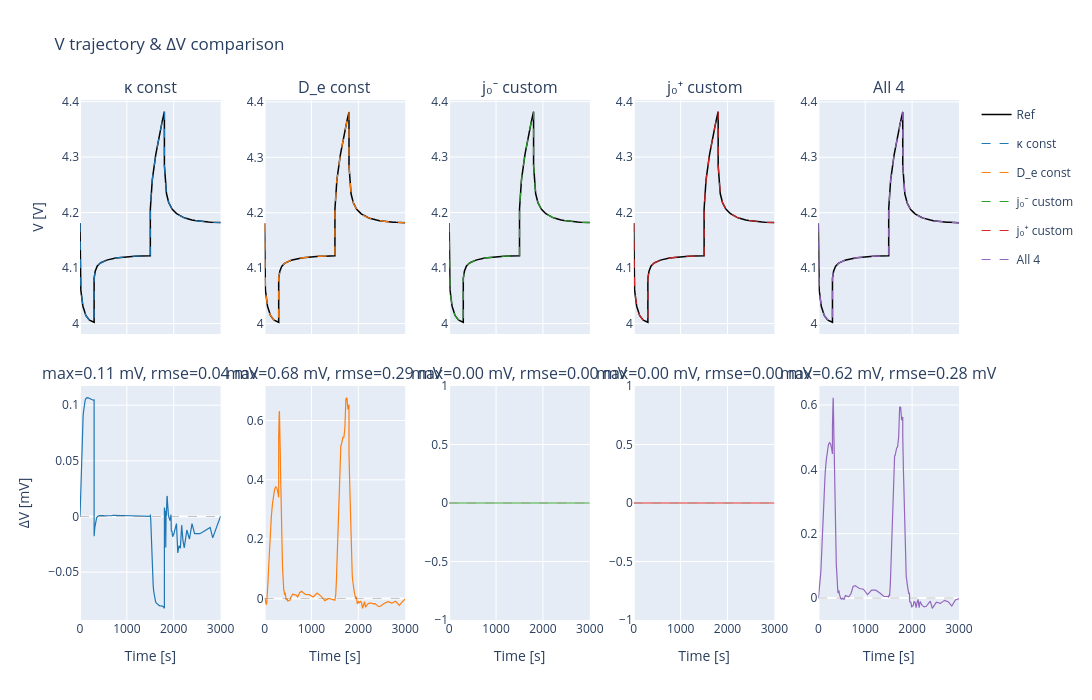

Notebook cell for this chart:
### Code cell
# ══════════════════════════════════════════════════════════════
# STEP 0 — Reference simulation (Chen2020 default, 변경 없음)
# ══════════════════════════════════════════════════════════════
t_eval = np.linspace(0, 3001, 3002)

experiment = make_experiment(profile_id=4, soc=0.5)

p_ref = pybamm.ParameterValues("Chen2020")
model_ref = pybamm.lithium_ion.DFN()
sim_ref = pybamm.Simulation(model_ref, experiment=experiment,
                             parameter_values=p_ref,
                             solver=pybamm.IDAKLUSolver())
sol_ref = sim_ref.solve(t_eval=t_eval)

t_ref = sol_ref["Time [s]"].entries
V_ref = sol_ref["Voltage [V]"].entries

print(f"Reference: {len(t_ref)} time points, V range [{V_ref.min():.4f}, {V_ref.max():.4f}] V")


# ══════════════════════════════════════════════════════════════
# STEP 1 — Nominal values from utils
# ══════════════════════════════════════════════════════════════
kappa_nominal, De_nominal, m_ref_neg_nominal, m_ref_pos_nominal = get_nominals()

print(f"κ nominal:      {kappa_nominal:.4e} S/m")
print(f"D_e nominal:    {De_nominal:.4e} m²/s")
print(f"m_ref^- nominal: {m_ref_neg_nominal:.4e}")
print(f"m_ref^+ nominal: {m_ref_pos_nominal:.4e}")


# ══════════════════════════════════════════════════════════════
# STEP 2 — Variant 검증
# ══════════════════════════════════════════════════════════════
variants = [
    ("κ const",        [apply_kappa],              None),
    ("D_e const",      [apply_De],                 None),
    ("j₀⁻ custom",     [apply_j0n],
     {"Negative electrode exchange-current density [A.m-2]": m_ref_neg_nominal}),
    ("j₀⁺ custom",     [apply_j0p],
     {"Positive electrode exchange-current density [A.m-2]": m_ref_pos_nominal}),
    ("All 4",          [apply_kappa, apply_De, apply_j0n, apply_j0p],
     get_base_inputs()),
]


results = {}

for label, modifiers, inputs in variants:
    p = pybamm.ParameterValues("Chen2020")
    for mod in modifiers:
        mod(p)
    
    try:
        model = pybamm.lithium_ion.DFN()
        sim = pybamm.Simulation(model, experiment=experiment,
                                 parameter_values=p,
                                 solver=pybamm.IDAKLUSolver())
        sol = sim.solve(t_eval=t_eval) if inputs is None else \
              sim.solve(inputs=inputs, t_eval=t_eval)
        
        V = sol["Voltage [V]"].entries
        t = sol["Time [s]"].entries
        
        V_ref_at_t = interp1d(t_ref, V_ref, kind='linear',
                              fill_value='extrapolate', bounds_error=False)(t)
        dV = V - V_ref_at_t
        
        results[label] = {
            "t": t, "V": V, "dV": dV,
            "dV_max": np.max(np.abs(dV))*1000,
            "dV_rmse": np.sqrt(np.mean(dV**2))*1000,
        }
        print(f"[{label:18s}]  ΔV_max = {results[label]['dV_max']:7.3f} mV   "
              f"ΔV_RMSE = {results[label]['dV_rmse']:7.3f} mV")
    except Exception as e:
        results[label] = None
        print(f"[{label:18s}]  FAILED — {str(e)[:80]}")


# ══════════════════════════════════════════════════════════════
# 시각화 — Plotly interactive
# ══════════════════════════════════════════════════════════════
n_var = len(variants)
colors = ['#1f77b4', '#ff7f0e', '#2ca02c', '#d62728', '#9467bd']

fig = make_subplots(
    rows=2, cols=n_var,
    shared_xaxes=True,
    vertical_spacing=0.10,
    horizontal_spacing=0.05,
    subplot_titles=[v[0] for v in variants] + 
                   [f"ΔV: {v[0]}" for v in variants],
)

for i, (label, _, _) in enumerate(variants):
    res = results.get(label)
    col = i + 1
    
    if res is None:
        fig.add_annotation(text="FAILED", row=1, col=col, showarrow=False)
        continue
    
    fig.add_trace(
        go.Scatter(x=t_ref, y=V_ref, mode='lines', name='Ref',
                   line=dict(color='black', width=1.5),
                   showlegend=(i == 0), legendgroup='ref'),
        row=1, col=col,
    )
    fig.add_trace(
        go.Scatter(x=res["t"], y=res["V"], mode='lines', name=label,
                   line=dict(color=colors[i], width=1.2, dash='dash'),
                   showlegend=True),
        row=1, col=col,
    )
    
    fig.add_trace(
        go.Scatter(x=res["t"], y=res["dV"]*1000, mode='lines',
                   line=dict(color=colors[i], width=1.2),
                   showlegend=False,
                   hovertemplate='t=%{x:.1f}s<br>ΔV=%{y:.3f} mV<extra></extra>'),
        row=2, col=col,
    )
    fig.add_hline(y=0, line=dict(color='gray', dash='dash', width=0.5),
                  row=2, col=col)
    
    fig.layout.annotations[n_var + i].update(
        text=f"max={res['dV_max']:.2f} mV, rmse={res['dV_rmse']:.2f} mV"
    )

for col in range(1, n_var + 1):
    fig.update_xaxes(title_text="Time [s]", row=2, col=col)
fig.update_yaxes(title_text="V [V]", row=1, col=1)
fig.update_yaxes(title_text="ΔV [mV]", row=2, col=1)

fig.update_layout(
    height=700, width=300*n_var,
    hovermode='x unified',
    title_text="V trajectory & ΔV comparison",
)

fig.show()

### Figure 1 — Plotly figure (JSON) as saved in the notebook; plotly's stock layout.template omitted (floating-point values rounded to 4 significant figures; data arrays with more than 128 entries replaced by an {"elided": "..."} marker saying what was removed)
{"data": [{"legendgroup": "ref", "line": {"color": "black", "width": 1.5}, "mode": "lines", "name": "Ref", "showlegend": true, "type": "scatter", "x": {"elided": "248 float values"}, "xaxis": "x", "y": {"elided": "248 float values"}, "yaxis": "y"}, {"line": {"color": "#1f77b4", "dash": "dash", "width": 1.2}, "mode": "lines", "name": "κ const", "showlegend": true, "type": "scatter", "x": {"elided": "243 float values"}, "xaxis": "x", "y": {"elided": "243 float values"}, "yaxis": "y"}, {"hovertemplate": "t=%{x:.1f}s<br>ΔV=%{y:.3f} mV<extra></extra>", "line": {"color": "#1f77b4", "width": 1.2}, "mode": "lines", "showlegend": false, "type": "scatter", "x": {"elided": "243 float values"}, "xaxis": "x6", "y": {"elided": "243 float values"}, "yaxis": "y6"}, {"legendgroup": "ref", "line": {"color": "black", "width": 1.5}, "mode": "lines", "name": "Ref", "showlegend": false, "type": "scatter", "x": {"elided": "248 float values"}, "xaxis": "x2", "y": {"elided": "248 float values"}, "yaxis": "y2"}, {"line": {"color": "#ff7f0e", "dash": "dash", "width": 1.2}, "mode": "lines", "name": "D_e const", "showlegend": true, "type": "scatter", "x": {"elided": "253 float values"}, "xaxis": "x2", "y": {"elided": "253 float values"}, "yaxis": "y2"}, {"hovertemplate": "t=%{x:.1f}s<br>ΔV=%{y:.3f} mV<extra></extra>", "line": {"color": "#ff7f0e", "width": 1.2}, "mode": "lines", "showlegend": false, "type": "scatter", "x": {"elided": "253 float values"}, "xaxis": "x7", "y": {"elided": "253 float values"}, "yaxis": "y7"}, {"legendgroup": "ref", "line": {"color": "black", "width": 1.5}, "mode": "lines", "name": "Ref", "showlegend": false, "type": "scatter", "x": {"elided": "248 float values"}, "xaxis": "x3", "y": {"elided": "248 float values"}, "yaxis": "y3"}, {"line": {"color": "#2ca02c", "dash": "dash", "width": 1.2}, "mode": "lines", "name": "j₀⁻ custom", "showlegend": true, "type": "scatter", "x": {"elided": "248 float values"}, "xaxis": "x3", "y": {"elided": "248 float values"}, "yaxis": "y3"}, {"hovertemplate": "t=%{x:.1f}s<br>ΔV=%{y:.3f} mV<extra></extra>", "line": {"color": "#2ca02c", "width": 1.2}, "mode": "lines", "showlegend": false, "type": "scatter", "x": {"elided": "248 float values"}, "xaxis": "x8", "y": {"elided": "248 float values"}, "yaxis": "y8"}, {"legendgroup": "ref", "line": {"color": "black", "width": 1.5}, "mode": "lines", "name": "Ref", "showlegend": false, "type": "scatter", "x": {"elided": "248 float values"}, "xaxis": "x4", "y": {"elided": "248 float values"}, "yaxis": "y4"}, {"line": {"color": "#d62728", "dash": "dash", "width": 1.2}, "mode": "lines", "name": "j₀⁺ custom", "showlegend": true, "type": "scatter", "x": {"elided": "248 float values"}, "xaxis": "x4", "y": {"elided": "248 float values"}, "yaxis": "y4"}, {"hovertemplate": "t=%{x:.1f}s<br>ΔV=%{y:.3f} mV<extra></extra>", "line": {"color": "#d62728", "width": 1.2}, "mode": "lines", "showlegend": false, "type": "scatter", "x": {"elided": "248 float values"}, "xaxis": "x9", "y": {"elided": "248 float values"}, "yaxis": "y9"}, {"legendgroup": "ref", "line": {"color": "black", "width": 1.5}, "mode": "lines", "name": "Ref", "showlegend": false, "type": "scatter", "x": {"elided": "248 float values"}, "xaxis": "x5", "y": {"elided": "248 float values"}, "yaxis": "y5"}, {"line": {"color": "#9467bd", "dash": "dash", "width": 1.2}, "mode": "lines", "name": "All 4", "showlegend": true, "type": "scatter", "x": {"elided": "258 float values"}, "xaxis": "x5", "y": {"elided": "258 float values"}, "yaxis": "y5"}, {"hovertemplate": "t=%{x:.1f}s<br>ΔV=%{y:.3f} mV<extra></extra>", "line": {"color": "#9467bd", "width": 1.2}, "mode": "lines", "showlegend": false, "type": "scatter", "x": {"elided": "258 float values"}, "xaxis": "x10", "y": {"elided": "258 float values"}, "yaxis": "y10"}], "layout": {"annotations": [{"font": {"size": 16}, "showarrow": false, "text": "κ const", "x": 0.08, "xanchor": "center", "xref": "paper", "y": 1, "yanchor": "bottom", "yref": "paper"}, {"font": {"size": 16}, "showarrow": false, "text": "D_e const", "x": 0.29, "xanchor": "center", "xref": "paper", "y": 1, "yanchor": "bottom", "yref": "paper"}, {"font": {"size": 16}, "showarrow": false, "text": "j₀⁻ custom", "x": 0.5, "xanchor": "center", "xref": "paper", "y": 1, "yanchor": "bottom", "yref": "paper"}, {"font": {"size": 16}, "showarrow": false, "text": "j₀⁺ custom", "x": 0.71, "xanchor": "center", "xref": "paper", "y": 1, "yanchor": "bottom", "yref": "paper"}, {"font": {"size": 16}, "showarrow": false, "text": "All 4", "x": 0.92, "xanchor": "center", "xref": "paper", "y": 1, "yanchor": "bottom", "yref": "paper"}, {"font": {"size": 16}, "showarrow": false, "text": "max=0.11 mV, rmse=0.04 mV", "x": 0.08, "xanchor": "center", "xref": "paper", "y": 0.45, "yanchor": "bottom", "yref": "paper"}, {"font": {"size": 16}, "showarrow": false, "text": "max=0.68 mV, rmse=0.29 mV", "x": 0.29, "xanchor": "center", "xref": "paper", "y": 0.45, "yanchor": "bottom", "yref": "paper"}, {"font": {"size": 16}, "showarrow": false, "text": "max=0.00 mV, rmse=0.00 mV", "x": 0.5, "xanchor": "center", "xref": "paper", "y": 0.45, "yanchor": "bottom", "yref": "paper"}, {"font": {"size": 16}, "showarrow": false, "text": "max=0.00 mV, rmse=0.00 mV", "x": 0.71, "xanchor": "center", "xref": "paper", "y": 0.45, "yanchor": "bottom", "yref": "paper"}, {"font": {"size": 16}, "showarrow": false, "text": "max=0.62 mV, rmse=0.28 mV", "x": 0.92, "xanchor": "center", "xref": "paper", "y": 0.45, "yanchor": "bottom", "yref": "paper"}], "height": 700, "hovermode": "x unified", "shapes": [{"line": {"color": "gray", "dash": "dash", "width": 0.5}, "type": "line", "x0": 0, "x1": 1, "xref": "x6 domain", "y0": 0, "y1": 0, "yref": "y6"}, {"line": {"color": "gray", "dash": "dash", "width": 0.5}, "type": "line", "x0": 0, "x1": 1, "xref": "x7 domain", "y0": 0, "y1": 0, "yref": "y7"}, {"line": {"color": "gray", "dash": "dash", "width": 0.5}, "type": "line", "x0": 0, "x1": 1, "xref": "x8 domain", "y0": 0, "y1": 0, "yref": "y8"}, {"line": {"color": "gray", "dash": "dash", "width": 0.5}, "type": "line", "x0": 0, "x1": 1, "xref": "x9 domain", "y0": 0, "y1": 0, "yref": "y9"}, {"line": {"color": "gray", "dash": "dash", "width": 0.5}, "type": "line", "x0": 0, "x1": 1, "xref": "x10 domain", "y0": 0, "y1": 0, "yref": "y10"}], "title": {"text": "V trajectory & ΔV comparison"}, "width": 1500, "xaxis": {"anchor": "y", "domain": [0, 0.16], "matches": "x6", "showticklabels": false}, "xaxis10": {"anchor": "y10", "domain": [0.84, 1], "title": {"text": "Time [s]"}}, "xaxis2": {"anchor": "y2", "domain": [0.21, 0.37], "matches": "x7", "showticklabels": false}, "xaxis3": {"anchor": "y3", "domain": [0.42, 0.58], "matches": "x8", "showticklabels": false}, "xaxis4": {"anchor": "y4", "domain": [0.63, 0.79], "matches": "x9", "showticklabels": false}, "xaxis5": {"anchor": "y5", "domain": [0.84, 1], "matches": "x10", "showticklabels": false}, "xaxis6": {"anchor": "y6", "domain": [0, 0.16], "title": {"text": "Time [s]"}}, "xaxis7": {"anchor": "y7", "domain": [0.21, 0.37], "title": {"text": "Time [s]"}}, "xaxis8": {"anchor": "y8", "domain": [0.42, 0.58], "title": {"text": "Time [s]"}}, "xaxis9": {"anchor": "y9", "domain": [0.63, 0.79], "title": {"text": "Time [s]"}}, "yaxis": {"anchor": "x", "domain": [0.55, 1], "title": {"text": "V [V]"}}, "yaxis10": {"anchor": "x10", "domain": [0, 0.45]}, "yaxis2": {"anchor": "x2", "domain": [0.55, 1]}, "yaxis3": {"anchor": "x3", "domain": [0.55, 1]}, "yaxis4": {"anchor": "x4", "domain": [0.55, 1]}, "yaxis5": {"anchor": "x5", "domain": [0.55, 1]}, "yaxis6": {"anchor": "x6", "domain": [0, 0.45], "title": {"text": "ΔV [mV]"}}, "yaxis7": {"anchor": "x7", "domain": [0, 0.45]}, "yaxis8": {"anchor": "x8", "domain": [0, 0.45]}, "yaxis9": {"anchor": "x9", "domain": [0, 0.45]}}}
